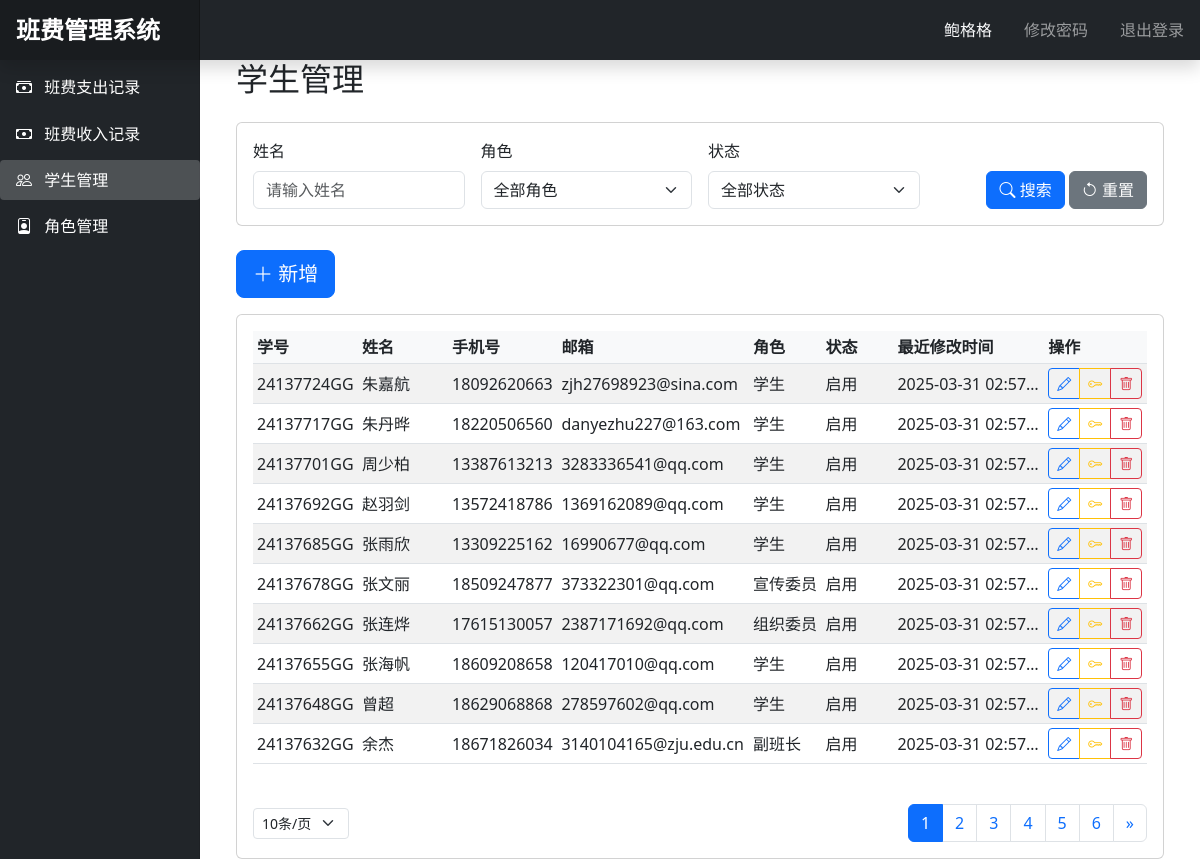
Screenshot of /students (signed in) with the database file from the repository.
### app.py (models this page shows, shortened)
class Student(db.Model):
    id = db.Column(db.Integer, primary_key=True)
    student_no = db.Column(db.String(20), unique=True, nullable=False)
    name = db.Column(db.String(50), nullable=False)
    phone = db.Column(db.String(20), nullable=False)
    email = db.Column(db.String(100), nullable=False)
    role = db.Column(db.String(20), nullable=False)
    status = db.Column(db.String(20), nullable=False, default='启用')
    password_hash = db.Column(db.String(120), nullable=False, default='123456')  # 添加密码字段
    created_at = db.Column(db.DateTime, default=datetime.utcnow)
    is_active = True
    is_authenticated = True
    is_anonymous = False

### app.py (the view)
@app.route('/students')
@login_required
def students():
    page = request.args.get('page', 1, type=int)
    per_page = request.args.get('per_page', 10, type=int)
    query = Student.query.filter(Student.role != '管理员')  # 排除管理员角色
    name = request.args.get('name', '')
    if name:
        query = query.filter(Student.name.like(f'%{name}%'))
    role = request.args.get('role', '')
    if role:
        query = query.filter(Student.role == role)
    status = request.args.get('status', '')
    if status:
        query = query.filter(Student.status == status)
    pagination = query.order_by(Student.created_at.desc()).paginate(
        page=page, per_page=per_page, error_out=False)
    return render_template('students.html', students=pagination.items, pagination=pagination)

### app.py (called while the page is built)
@login_manager.user_loader
def load_user(user_id):
    return Student.query.get(int(user_id))

### templates/students.html (shortened to what this page needs)
{% extends "base.html" %}
{% block content %}
    <div class="container-fluid" style="max-width: 1600px; margin: 0 auto;">
        <h2 class="mb-4">学生管理</h2>
        <div class="card mb-4">
            <div class="card-body">
                <form method="GET" class="row g-3 align-items-end">
                    <div class="col-md-3">
                        <label class="form-label">姓名</label>
                        <input type="text" class="form-control" name="name" placeholder="请输入姓名"
                               value="{{ request.args.get('name', '') }}">
                    </div>
                    <div class="col-md-3">
                        <label class="form-label">角色</label>
                        <select class="form-select" name="role">
                            <option value="">全部角色</option>
                        </select>
                    </div>
                    <div class="col-md-3">
                        <label class="form-label">状态</label>
                        <select class="form-select" name="status">
                            <option value="">全部状态</option>
                        </select>
                    </div>
                    <div class="col-md-3 text-end">
                        <button type="submit" class="btn btn-primary">
                            <i class="bi bi-search"></i> 搜索
                        </button>
                        <a href="{{ url_for('students') }}" class="btn btn-secondary">
                            <i class="bi bi-arrow-counterclockwise"></i> 重置
                        </a>
                    </div>
                </form>
            </div>
        </div>
        <div class="mb-3">
            <button class="btn btn-primary btn-lg" data-bs-toggle="modal" data-bs-target="#addStudentModal">
                <i class="bi bi-plus-lg"></i> 新增
            </button>
        </div>
        <div class="card">
            <div class="card-body">
                <div class="table-responsive">
                    <table class="table table-striped table-hover table-sm">
                        <thead>
                        <tr>
                            <th style="width: 10%" class="fs-6">学号</th>
                            <th style="width: 10%" class="fs-6">姓名</th>
                            <th style="width: 12%" class="fs-6">手机号</th>
                            <th style="width: 20%" class="fs-6">邮箱</th>
                            <th style="width: 8%" class="fs-6">角色</th>
                            <th style="width: 8%" class="fs-6">状态</th>
                            <th style="width: 15%" class="fs-6">最近修改时间</th>
                            <th style="width: 10%" class="fs-6">操作</th>
                        </tr>
                        </thead>
                        <tbody>
                        {% for student in students %}
                            <tr data-id="{{ student.id }}">
                                <td class="text-truncate" style="max-width: 120px;">{{ student.student_no }}G</td>
                                <td class="text-truncate" style="max-width: 100px;">{{ student.name }}</td>
                                <td class="text-truncate" style="max-width: 120px;">{{ student.phone }}</td>
                                <td class="text-truncate" style="max-width: 200px;">{{ student.email }}</td>
                                <td class="text-truncate" style="max-width: 80px;">{{ student.role }}</td>
                                <td class="text-truncate" style="max-width: 80px;">{{ student.status }}</td>
                                <td class="text-truncate"
                                    style="max-width: 150px;">{{ student.created_at.strftime('%Y-%m-%d %H:%M:%S') }}</td>
                                <td>
                                    <div class="btn-group btn-group-sm">
                                        <button class="btn btn-outline-primary" onclick="editStudent({{ student.id }})"
                                                title="编辑">
                                            <i class="bi bi-pencil"></i>
                                        </button>
                                        <a href="{{ url_for('reset_password', student_id=student.id) }}"
                                           class="btn btn-outline-warning"
                                           title="重置密码"
                                           onclick="return confirm('确定要重置该学生的密码为123456吗？')">
                                            <i class="bi bi-key"></i>
                                        </a>
                                        <button class="btn btn-outline-danger" onclick="deleteStudent({{ student.id }})"
                                                title="删除">
                                            <i class="bi bi-trash"></i>
                                        </button>
                                    </div>
                                </td>
                            </tr>
                        {% endfor %}
                        </tbody>
                    </table>
                </div>
                <nav aria-label="Page navigation" class="mt-4">
                    <div class="d-flex justify-content-between align-items-center">
                        <div>
                            <select class="form-select form-select-sm d-inline-block w-auto"
                                    onchange="changePerPage(this.value)">
                                <option value="10" {% if request.args.get('per_page') == '10' %}selected{% endif %}>
                                    10条/页
                                </option>
                            </select>
                        </div>
                        <ul class="pagination mb-0">
                            {% for page in pagination.iter_pages() %}
                                {% if page %}
                                    <li class="page-item {% if page == pagination.page %}active{% endif %}">
                                        <a class="page-link"
                                           href="{{ url_for('students', page=page, name=request.args.get('name', ''), role=request.args.get('role', ''), status=request.args.get('status', ''), per_page=request.args.get('per_page', 10)) }}">{{ page }}</a>
                                    </li>
                                {% else %}
                                    <li class="page-item disabled"><span class="page-link">...</span></li>
                                {% endif %}
                            {% endfor %}
                            {% if pagination.has_next %}
                                <li class="page-item">
                                    <a class="page-link"
                                       href="{{ url_for('students', page=pagination.next_num, name=request.args.get('name', ''), role=request.args.get('role', ''), status=request.args.get('status', ''), per_page=request.args.get('per_page', 10)) }}">&raquo;</a>
                                </li>
                            {% endif %}
                        </ul>
                    </div>
                </nav>
            </div>
        </div>
    </div>
{% endblock %}

### templates/base.html (shortened to what this page needs)
<!DOCTYPE html>
<html lang="zh">
<head>
    <link href="https://cdn.jsdelivr.net/npm/bootstrap@5.3.0/dist/css/bootstrap.min.css" rel="stylesheet">
    <link href="https://cdn.jsdelivr.net/npm/bootstrap-icons@1.7.2/font/bootstrap-icons.css" rel="stylesheet">
</head>
<body>
    <nav class="navbar navbar-dark sticky-top bg-dark flex-md-nowrap p-0 shadow">
        <a class="navbar-brand col-md-3 col-lg-2 me-0 px-3" href="#">班费管理系统</a>
        <div class="navbar-nav">
            <div class="nav-item text-nowrap d-flex align-items-center">
                <span class="nav-link px-3 text-light">{{ current_user.name }}</span>
                <a class="nav-link px-3" href="{{ url_for('change_password') }}">修改密码</a>
                <a class="nav-link px-3" href="/logout">退出登录</a>
            </div>
        </div>
    </nav>
    <div class="container-fluid">
        <div class="row">
            <nav id="sidebarMenu" class="col-md-3 col-lg-2 d-md-block bg-dark sidebar collapse">
                <div class="position-sticky pt-3">
                    <ul class="nav flex-column">
                        <li class="nav-item">
                            <a class="nav-link {% if request.endpoint == 'expenses' %}active{% endif %}"
                               href="{{ url_for('expenses') }}">
                                <i class="bi bi-cash-stack"></i>
                                班费支出记录
                            </a>
                        </li>
                        <li class="nav-item">
                            <a class="nav-link {% if request.endpoint == 'income' %}active{% endif %}"
                               href="{{ url_for('income') }}">
                                <i class="bi bi-cash"></i>
                                班费收入记录
                            </a>
                        </li>
                        <li class="nav-item">
                            <a class="nav-link {% if request.endpoint == 'students' %}active{% endif %}"
                               href="{{ url_for('students') }}">
                                <i class="bi bi-people"></i>
                                学生管理
                            </a>
                        </li>
                        <li class="nav-item">
                            <a class="nav-link {% if request.endpoint == 'roles' %}active{% endif %}"
                               href="{{ url_for('roles') }}">
                                <i class="bi bi-person-badge"></i>
                                角色管理
                            </a>
                        </li>
                    </ul>
                </div>
            </nav>
            <main class="col-md-9 ms-sm-auto col-lg-10 px-md-4">
                {% block content %}{% endblock %}
            </main>
        </div>
    </div>
</body>
</html>

### templates/base.html (style rules this page uses)
.sidebar { position: fixed; top: 0; bottom: 0; left: 0; z-index: 100; padding: 48px 0 0; box-shadow: inset -1px 0 0 rgba(0, 0, 0, .1); background-color: #343a40; }
.sidebar .nav-link { font-weight: 500; color: #fff; padding: 0.5rem 1rem; margin: 0.2rem 0; border-radius: 0.25rem; }
.sidebar .nav-link.active { background-color: rgba(255, 255, 255, .2); }
.sidebar .nav-link i { margin-right: 0.5rem; }
.navbar-brand { padding-top: .75rem; padding-bottom: .75rem; font-size: 1.5rem; font-weight: bold; background-color: rgba(0, 0, 0, .25); box-shadow: inset -1px 0 0 rgba(0, 0, 0, .25); }
.table th { background-color: #f8f9fa; }
.table td { vertical-align: middle; }
.btn-group .btn { padding: 0.25rem 0.5rem; }
.form-label { font-weight: 500; }

### rows the page displays
Student: name "鲍格格"
Student: student_no "24137724G", name "朱嘉航", phone "18092620663", email "zjh27698923@sina.com", role "学生", status "启用", created_at "2025-03-31 02:57…"
Student: student_no "24137717G", name "朱丹晔", phone "18220506560", email "danyezhu227@163.com", role "学生", status "启用", created_at "2025-03-31 02:57…"
Student: student_no "24137701G", name "周少柏", phone "13387613213", email "3283336541@qq.com", role "学生", status "启用", created_at "2025-03-31 02:57…"
Student: student_no "24137692G", name "赵羽剑", phone "13572418786", email "1369162089@qq.com", role "学生", status "启用", created_at "2025-03-31 02:57…"
Student: student_no "24137685G", name "张雨欣", phone "13309225162", email "16990677@qq.com", role "学生", status "启用", created_at "2025-03-31 02:57…"
Student: student_no "24137678G", name "张文丽", phone "18509247877", email "373322301@qq.com", role "宣传委员", status "启用", created_at "2025-03-31 02:57…"
Student: student_no "24137662G", name "张连烨", phone "17615130057", email "2387171692@qq.com", role "组织委员", status "启用", created_at "2025-03-31 02:57…"
Student: student_no "24137655G", name "张海帆", phone "18609208658", email "120417010@qq.com", role "学生", status "启用", created_at "2025-03-31 02:57…"
Student: student_no "24137648G", name "曾超", phone "18629068868", email "278597602@qq.com", role "学生", status "启用", created_at "2025-03-31 02:57…"
Student: student_no "24137632G", name "余杰", phone "18671826034", email "3140104165@zju.edu.cn", role "副班长", status "启用", created_at "2025-03-31 02:57…"

### other values shown
{{ page }} "1" "2" "3" "4" "5" "6"
